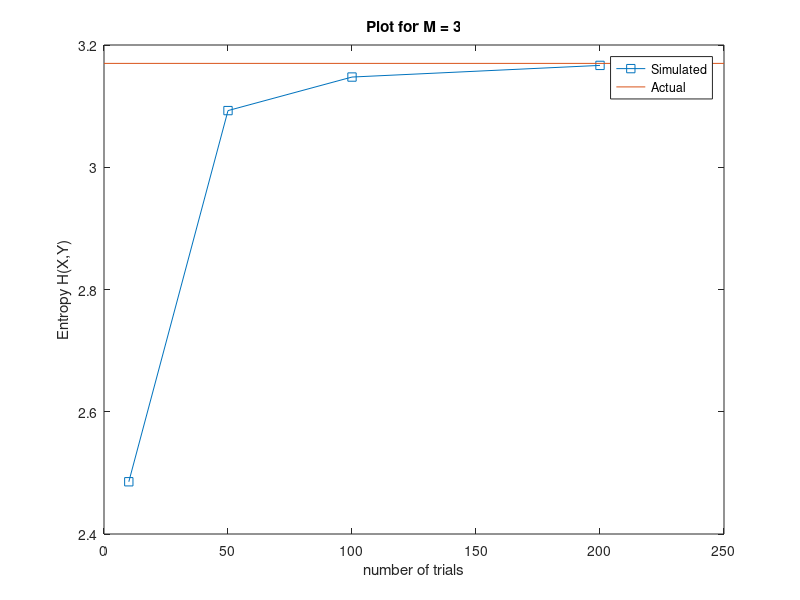
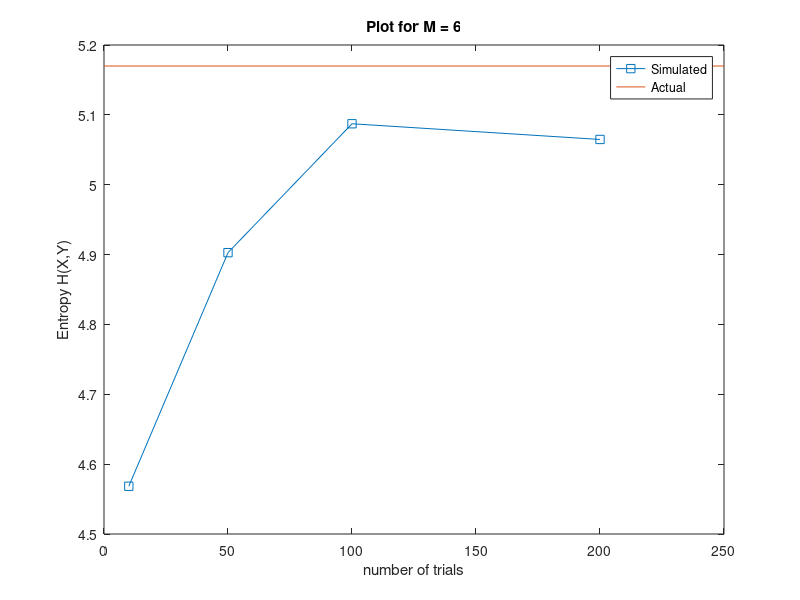

Write MATLAB code to recreate these figures, in order.
% Part c

% Simulating for H(X,Y)

% Note : Code from part a is very similar and thus explanatory comments
% have been removed for simplicity. Comments describing situations as and when necessary
% have been used.

% Computational Note :
% We know that X and Y are independent. Using this fact the process of
% entropy estimation can be simplified.

% I(X;Y) = 0, giving us H(Y|X) = H(Y)
% Additionally, H(X,Y) = H(X) + H(Y|X)
% So, H(X,Y) = H(X) + H(Y) directly

% Thus,
% ~H(X,Y) = ~H(X) + ~H(Y) where ~ denotes the estimates 
% ~H(Y) will be done in the same manner as ~H(X) was done, that is, by
% estimating the probability p(y).

% Due to similarities in the random variables in terms of alphabets and PMF
% not a lot of difference is to be made in the code.

out = cell(2,4);                              % FOR X
count_r = 0;
for M = [3,6]
    count_c = 0;
    count_r = count_r + 1;
    for n = [10,50,100,200]
        count_c = count_c + 1;
        out{count_r,count_c} = randi([1,M],1,n);
    end
end

out_y = cell(2,4);                           % FOR Y
count_r = 0;
for M = [3,6]
    count_c = 0;
    count_r = count_r + 1;
    for n = [10,50,100,200]
        count_c = count_c + 1;
        out_y{count_r,count_c} = randi([1,M],1,n);
    end
end

H = zeros(2,4);                              % FOR X
count_i = 0;
for i = [3,6]
    count_j = 0;
    count_i = count_i + 1;
    for j = [10,50,100,200]
        count_j = count_j + 1;
        local = out{count_i,count_j};
        local_pmf = zeros(1,i);
        for p = 1:i
            occur = 0;
            for q = 1:j
                if local(1,q) == p
                    occur = occur + 1;
                end
            end
            local_pmf(1,p) = occur/j;
        end
        null = 0;
        pmf = local_pmf(local_pmf ~= null);                          
        H(count_i,count_j) = (-pmf*transpose(log(pmf)))/log(2);      
    end
end


H_y = zeros(2,4);                              % FOR Y
count_i = 0;
for i = [3,6]
    count_j = 0;
    count_i = count_i + 1;
    for j = [10,50,100,200]
        count_j = count_j + 1;
        local = out_y{count_i,count_j};
        local_pmf = zeros(1,i);
        for p = 1:i
            occur = 0;
            for q = 1:j
                if local(1,q) == p
                    occur = occur + 1;
                end
            end
            local_pmf(1,p) = occur/j;
        end
        null = 0;
        pmf = local_pmf(local_pmf ~= null);                          
        H_y(count_i,count_j) = (-pmf*transpose(log(pmf)))/log(2);      
    end
end


H_xy_3_theo = log(9)/log(2);              
H_xy_6_theo = log(36)/log(2);              

H_xy_3_prac = H(1,:) + H_y(1,:);
H_xy_6_prac = H(2,:) + H_y(2,:);

trial_range = [10,50,100,200];
x = [0,250];
y_3 = [H_xy_3_theo,H_xy_3_theo];
y_6 = [H_xy_6_theo,H_xy_6_theo];

figure()
plot(trial_range,H_xy_3_prac,'-s',x,y_3),legend('Simulated','Actual');
title('Plot for M = 3')
xlabel('number of trials')
ylabel('Entropy H(X,Y)')

figure()
plot(trial_range,H_xy_6_prac,'-s',x,y_6),legend('Simulated','Actual');
title('Plot for M = 6')
xlabel('number of trials')
ylabel('Entropy H(X,Y)')










